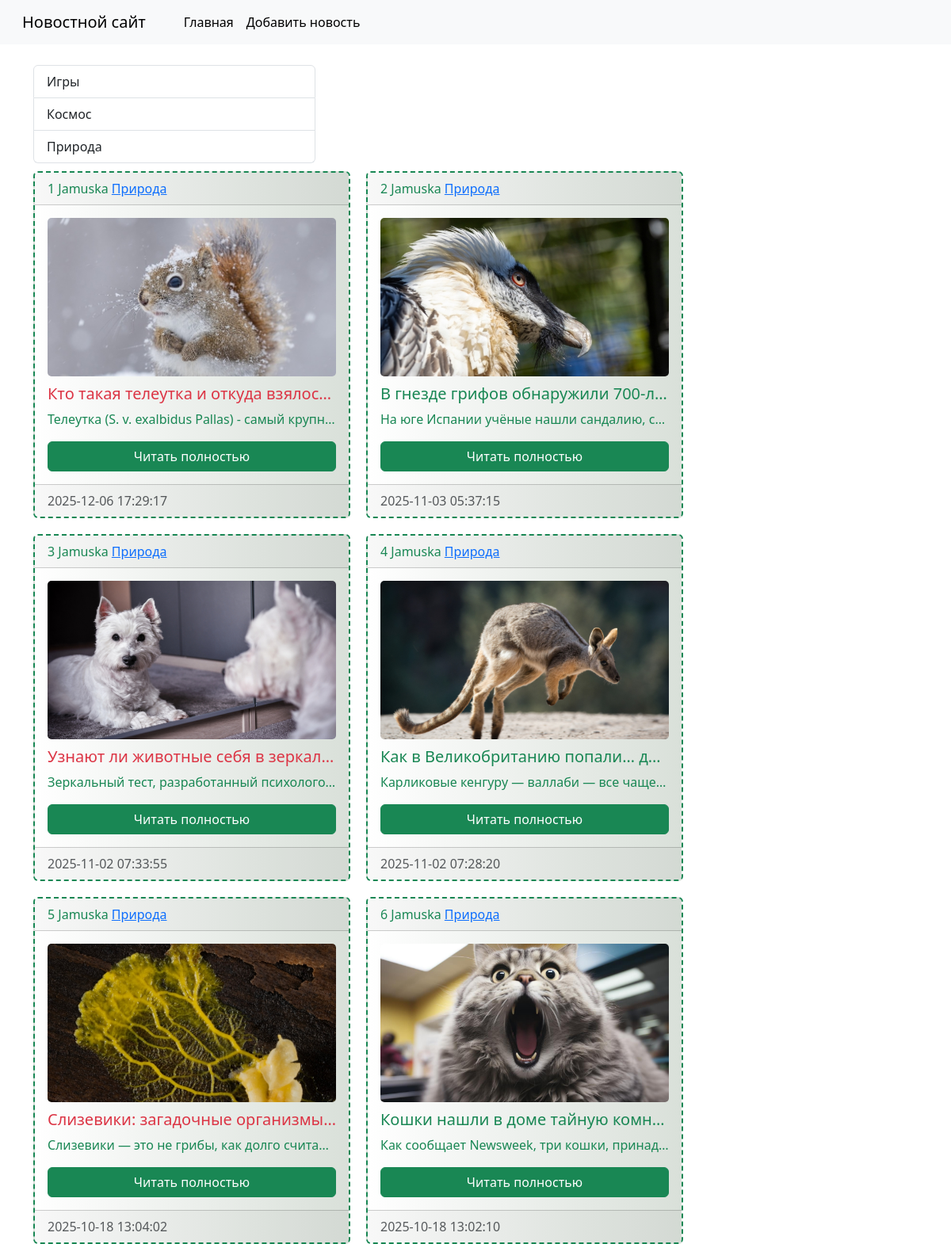
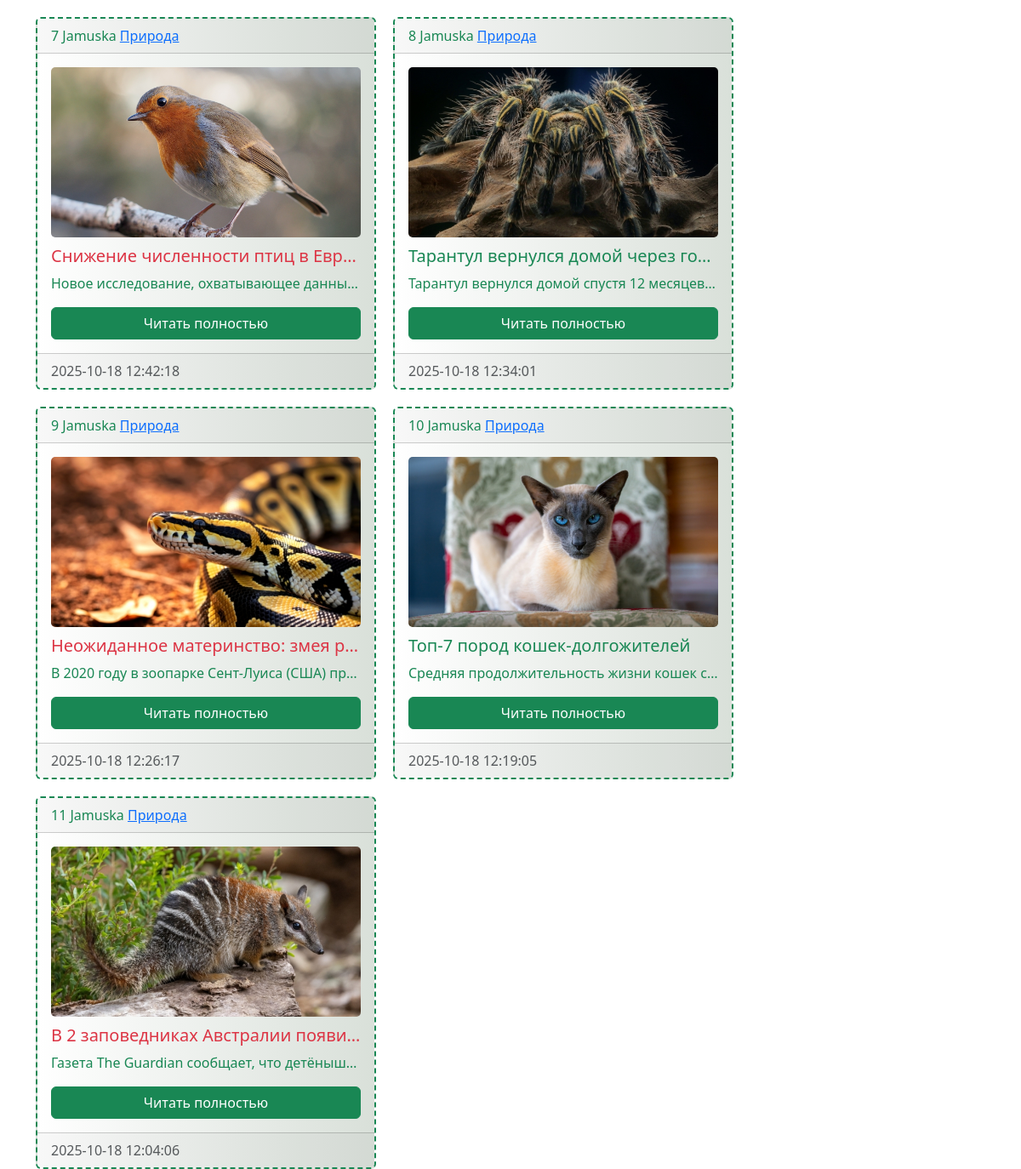
The page /news/category/3/ on the database its author committed (2 pictures, top to bottom).
### news/models.py (models this page shows, shortened)
class Category(models.Model):
    title = models.CharField(max_length=150, db_index=True,
                             verbose_name="Наименование категории")
    def __str__(self):
        return self.title
    class Meta:
        verbose_name = "Категория"
        verbose_name_plural = "Категории"
        ordering = ['title']

class News(models.Model):
    title = models.CharField(max_length=150, verbose_name="Наименование")
    content = models.TextField(blank=True, verbose_name="Контент")
    created_at = models.DateTimeField(auto_now_add=True, verbose_name="Дата публикации")
    updated_at = models.DateTimeField(auto_now=True, verbose_name="Обновлено")
    photo = models.ImageField(upload_to='photos/%Y/%m/%d', verbose_name="Фото", blank=True)
    is_published = models.BooleanField(default=True, verbose_name="Опубликовано")
    category = models.ForeignKey(Category, on_delete=models.PROTECT, null=True)
    def just_a_little_trolling(self):
        return "Jamuska";
    class Meta:
        verbose_name = "Новость"
        verbose_name_plural = "Новости"
        ordering = ['-created_at']

### news/views.py (the view)
# urls.py: path('category/<int:category_id>/', get_category, name='category')
def get_category(request, category_id):
    news = News.objects.filter(category_id=category_id)
    categories = Category.objects.all()
    category = Category.objects.get(pk=category_id)
    return render(request, 'news/category.html', {'news':news, 'categories':categories,
                                                  'category':category})

### news/templates/news/category.html (shortened to what this page needs)
{% extends 'base.html' %}
{% block sidebar %}
    <div class="col-md-4">
        <div class="list-group" style="max-width: 25rem; margin: 10px; margin-inline: 0;">
            {%for item in categories%}
                <a href="{% url 'category' item.pk %}" class="list-group-item list-group-item-action">
                    {{item.title}}
                </a>
            {% endfor %}
        </div>
    </div>
{% endblock %}
{% block content %}
<section class = "cards">
    {% for item in news %}
    <div class="card border-success" style="max-width: 25rem;">
        <div class="card-header text-success">
            {{forloop.counter}}
            {{item.just_a_little_trolling}}
            <a href="{% url 'category' item.category.pk %}">{{item.category}}</a>
        </div>
        <div class="card-body text-success">
            {% if item.photo %}
            <img src="{{item.photo.url}}" class="card-img top" alt="...">
            {% else %}
            <img src="https://i.ibb.co/fYzs5N34/empty.jpg" class="card-img top" alt="...">
            {% endif %}
            <h5 class="card-title text-truncate {%cycle 'text-danger' 'text-success'%}">{{item.title}}</h5>
            <p class="card-text text-truncate">{{item.content}}</p>
            <a href="#" class="btn btn-success d-grid gap-2">Читать полностью</a>
        </div>
        <div class="card-footer text-body-secondary">
            {{item.created_at|date:"Y-m-d H:i:s"}}
        </div>
    </div>
    {% endfor %}
    </section>
{% endblock %}

### templates/base.html (style rules this page uses)
.card { padding: 0; border: 2px, dashed, #307231; background-image: linear-gradient( 90deg, rgba(255, 255, 255, 1) 0%, rgba(217, 224, 217, 1) 100% ); }
.card-img { width: 100%; height: 200px; object-fit: cover; margin-bottom: 10px; }
.cards { display: flex; gap: 20px; flex-wrap: wrap; }

### rows shown on the page
Category: title "Игры"
Category: title "Космос"
Category: title "Природа"
News: just_a_little_trolling "Jamuska", category "Природа", photo (picture), title "Кто такая телеутка и откуда взялос…", content "Телеутка (S. v. exalbidus Pallas) - самый крупн…", created_at "2025-12-06 17:29:17"
News: just_a_little_trolling "Jamuska", category "Природа", photo (picture), title "В гнезде грифов обнаружили 700-л…", content "На юге Испании учёные нашли сандалию, с…", created_at "2025-11-03 05:37:15"
News: just_a_little_trolling "Jamuska", category "Природа", photo (picture), title "Узнают ли животные себя в зеркал…", content "Зеркальный тест, разработанный психолого…", created_at "2025-11-02 07:33:55"
News: just_a_little_trolling "Jamuska", category "Природа", photo (picture), title "Как в Великобританию попали… д…", content "Карликовые кенгуру — валлаби — все чаще…", created_at "2025-11-02 07:28:20"
News: just_a_little_trolling "Jamuska", category "Природа", photo (picture), title "Слизевики: загадочные организмы…", content "Слизевики — это не грибы, как долго счита…", created_at "2025-10-18 13:04:02"
News: just_a_little_trolling "Jamuska", category "Природа", photo (picture), title "Кошки нашли в доме тайную комн…", content "Как сообщает Newsweek, три кошки, принад…", created_at "2025-10-18 13:02:10"
News: just_a_little_trolling "Jamuska", category "Природа", photo (picture), title "Снижение численности птиц в Евр…", content "Новое исследование, охватывающее данны…", created_at "2025-10-18 12:42:18"
News: just_a_little_trolling "Jamuska", category "Природа", photo (picture), title "Тарантул вернулся домой через го…", content "Тарантул вернулся домой спустя 12 месяцев…", created_at "2025-10-18 12:34:01"
News: just_a_little_trolling "Jamuska", category "Природа", photo (picture), title "Неожиданное материнство: змея р…", content "В 2020 году в зоопарке Сент-Луиса (США) пр…", created_at "2025-10-18 12:26:17"
News: just_a_little_trolling "Jamuska", category "Природа", photo (picture), title "Топ-7 пород кошек-долгожителей", content "Средняя продолжительность жизни кошек с…", created_at "2025-10-18 12:19:05"
News: just_a_little_trolling "Jamuska", category "Природа", photo (picture), title "В 2 заповедниках Австралии появи…", content "Газета The Guardian сообщает, что детёныш…", created_at "2025-10-18 12:04:06"
